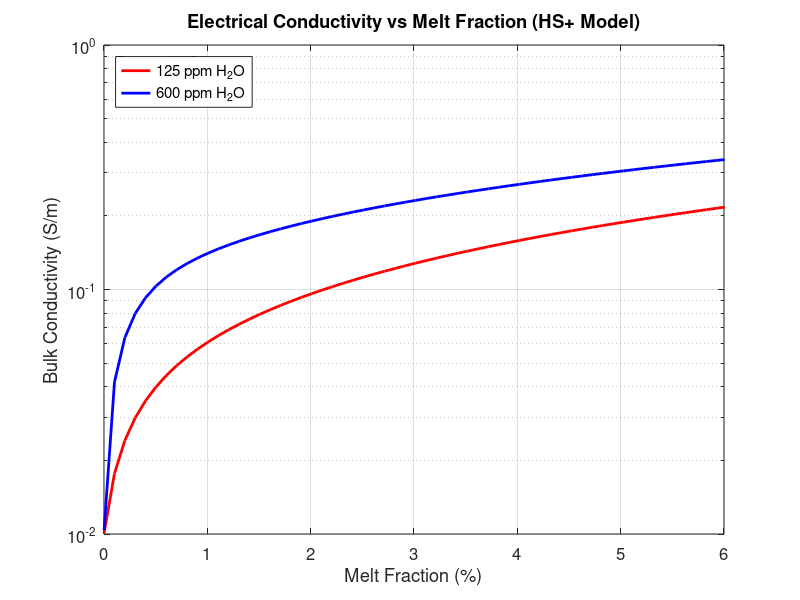

Write MATLAB code to recreate this figure.
function Ni_cmp_2011_fig8()
    % 复现图8 (from Ni et al. 2011)：地幔电导率随熔体分数的变化
    % 参数设置
    T = 1673;          % 温度 (K)
    D = 0.006;         % 水分配系数
    sigma_mant = 0.01; % 固体地幔电导率 (S/m)
    
    % 源区水含量 (ppm转换为wt%)
    C0_125 = 125 / 10000;  % 125 ppm = 0.0125 wt%
    C0_600 = 600 / 10000;  % 600 ppm = 0.06 wt%
    
    % 熔体分数范围
    F2 = linspace(0.00001, 0.2, 200);  % 熔体分数从0.1%到20%
    
    % 计算两种水含量下的电导率
    sigma_bulk_125 = calculate_bulk_conductivity(F2, T, C0_125, D, sigma_mant);
    sigma_bulk_600 = calculate_bulk_conductivity(F2, T, C0_600, D, sigma_mant);
    
    % 绘图
    figure('Position', [100, 100, 800, 600]);
    
    % 主图 - 对数坐标
    semilogy(F2*100, sigma_bulk_125, 'r-', 'LineWidth', 2, 'DisplayName', '125 ppm H_2O');
    hold on;
    semilogy(F2*100, sigma_bulk_600, 'b-', 'LineWidth', 2, 'DisplayName', '600 ppm H_2O');
    
    xlabel('Melt Fraction (%)');
    ylabel('Bulk Conductivity (S/m)');
    title('Electrical Conductivity vs Melt Fraction (HS+ Model)');
    legend('Location', 'northwest');
    grid on;
    set(gca, 'FontSize', 12);
    
    % 设置Y轴范围以匹配典型的地幔电导率值
    ylim([1e-2, 1]);
    xlim([0, 6]);
    % 添加文本标注参数
    text(0.02, 0.98, sprintf('T = %d K, D = %.3f', T, D), ...
         'Units', 'normalized', 'FontSize', 10, 'VerticalAlignment', 'top');
    
    
    % 保存图像
    saveas(gcf, 'mantle_conductivity_vs_melt_fraction.png');
    
    % 显示无水熔体电导率作为参考
    w_dry = 0;
    sigma_melt_dry = calculate_melt_conductivity(w_dry, T);
    fprintf('无水熔体电导率 (w=0) 在 %d K: %.3f S/m\n', T, sigma_melt_dry);
    
    % 显示一些关键点的数值
    fprintf('\n关键点电导率值:\n');
    fprintf('熔体分数\t125 ppm (S/m)\t600 ppm (S/m)\n');
    indices = [1, 25, 50, 75, 100];
    for i = indices
        fprintf('%.1f%%\t\t%.4f\t\t%.4f\n', F2(i)*100, sigma_bulk_125(i), sigma_bulk_600(i));
    end
end

function sigma_bulk = calculate_bulk_conductivity(F2, T, C0, D, sigma_mant)
    % 计算整体电导率
    % 输入:
    %   F2 - 熔体分数数组
    %   T - 温度 (K)
    %   C0 - 源区水含量 (wt%)
    %   D - 水分配系数
    %   sigma_mant - 固体地幔电导率 (S/m)
    % 输出:
    %   sigma_bulk - 整体电导率数组 (S/m)
    
    n = length(F2);
    sigma_bulk = zeros(1, n);
    
    for i = 1:n
        % 1. 计算熔体水含量 (wt%)
        w = C0 / (D + F2(i) * (1 - D));
        
        % 2. 计算熔体电导率 (S/m) - 公式自动处理w=0的情况
        sigma_melt = calculate_melt_conductivity(w, T);
        
        % 3. 使用HS+模型计算整体电导率
        if F2(i) > 0 && F2(i) < 1
            F1 = 1 - F2(i);
            delta_sigma = sigma_melt - sigma_mant;
            
            % HS+ 公式
            denominator = 3 * sigma_melt - F2(i) * delta_sigma;
            if denominator ~= 0
                sigma_bulk(i) = sigma_melt * (1 - (3 * F1 * delta_sigma) / denominator);
            else
                % 避免除零错误
                sigma_bulk(i) = sigma_mant;
            end
        elseif F2(i) >= 1
            sigma_bulk(i) = sigma_melt;
        else
            sigma_bulk(i) = sigma_mant;
        end
    end
end

function sigma_melt = calculate_melt_conductivity(w, T)
    % 计算熔体电导率
    % 输入:
    %   w - 熔体水含量 (wt%)
    %   T - 温度 (K)
    % 输出:
    %   sigma_melt - 熔体电导率 (S/m)
    
    sigma_melt = 10^(2.172 - (860.82 - 204.46 * sqrt(w)) / (T - 1146.8));
end